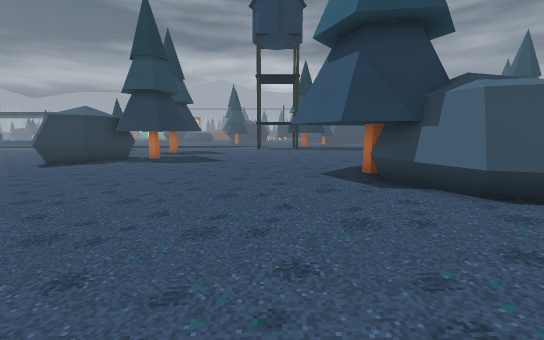
View 1 (above)

24 first-person views from a walk through a Godot game level. The camera is 1.2 m above the floor, tilts 8° down and sees 90° across. The floor is counted in squares, 1 m on a side. Each view is taken from the middle of a square. On the plan, view 1 faces up. The plan holds only what a view shows up to about 13 squares ahead; the rest is blank. The place goes on beyond the plan. Door leaves are left out where a doorway can be walked through. Some surface patterns are stand-ins.

View 2
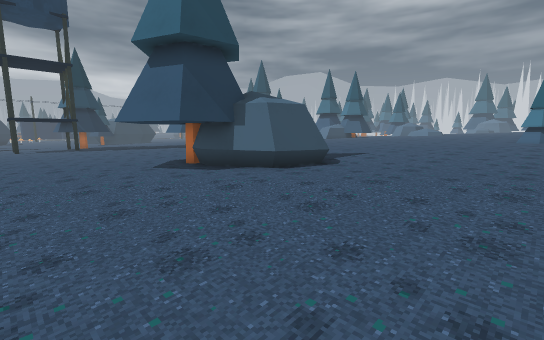

View 3
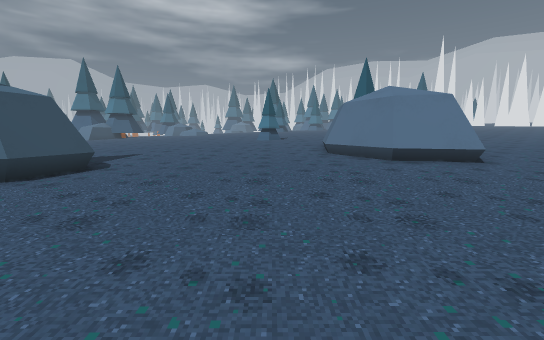

View 4
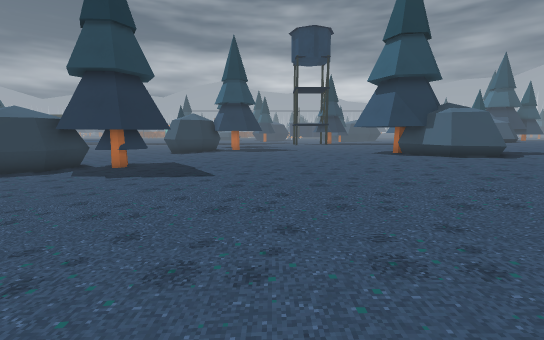

View 5
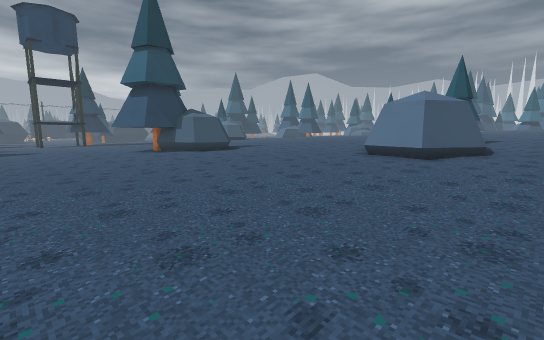

View 6
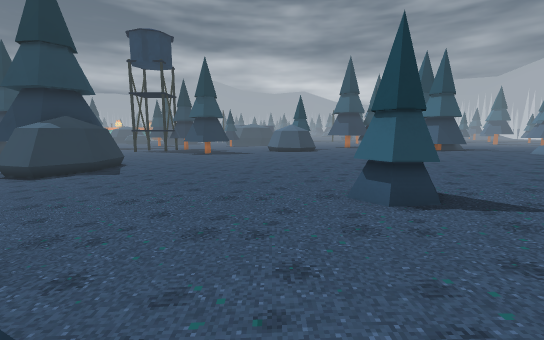

View 7
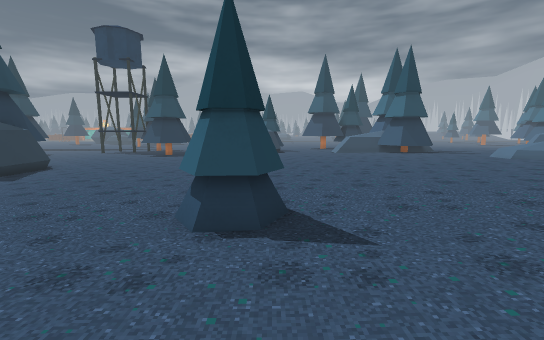

View 8
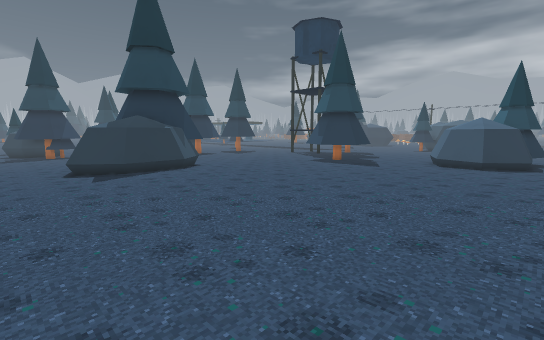

View 9
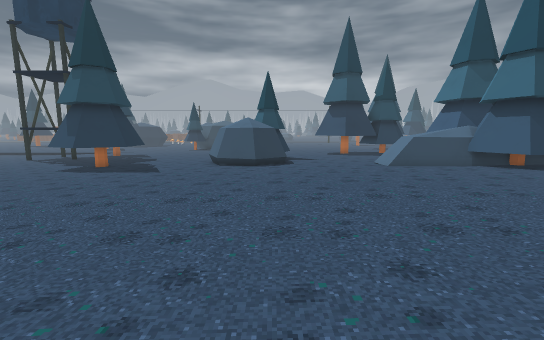

View 10
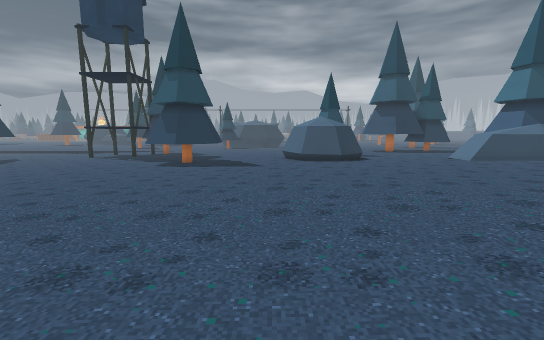

View 11
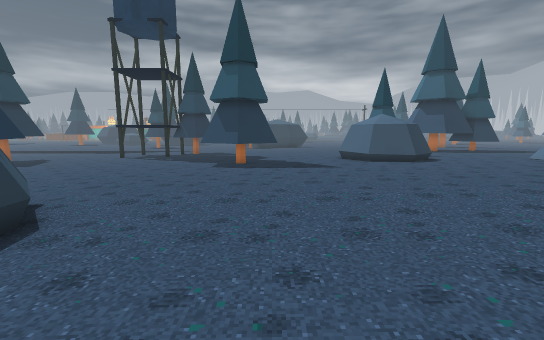

View 12
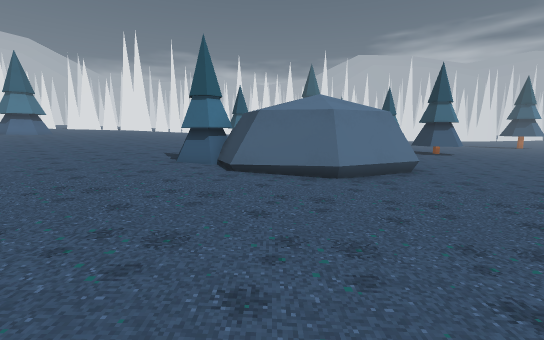

View 13
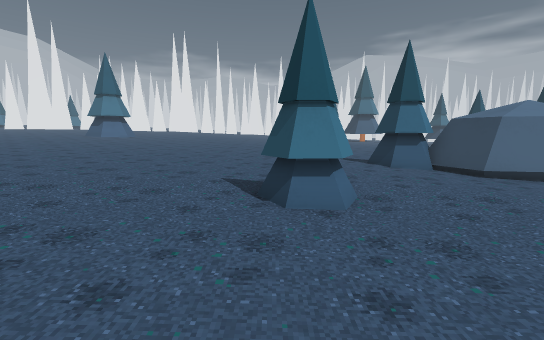

View 14
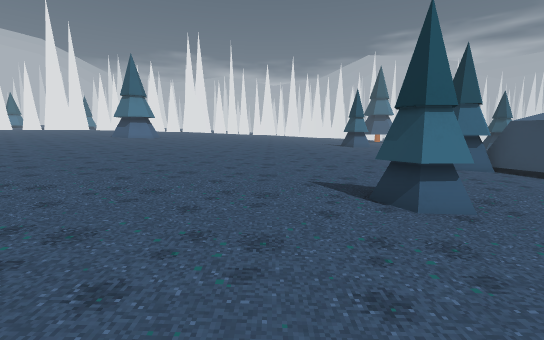

View 15
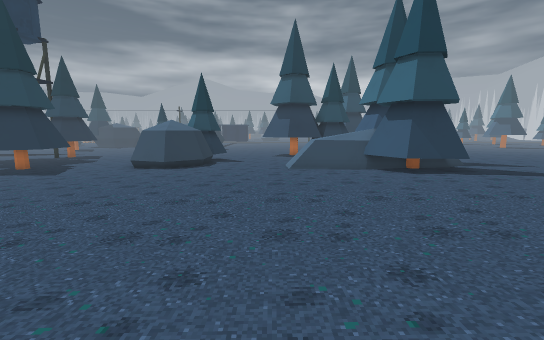

View 16
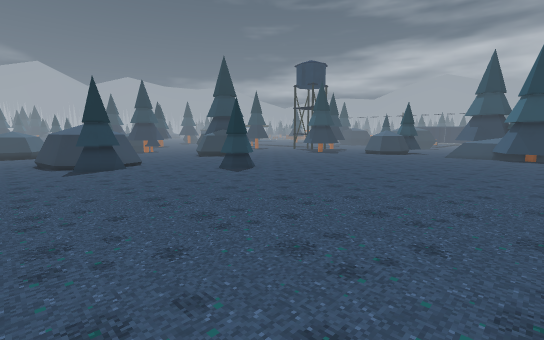

View 17
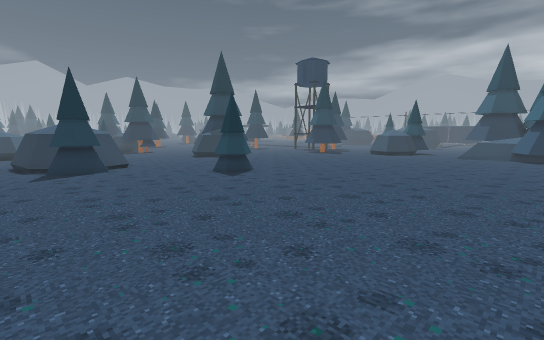

View 18
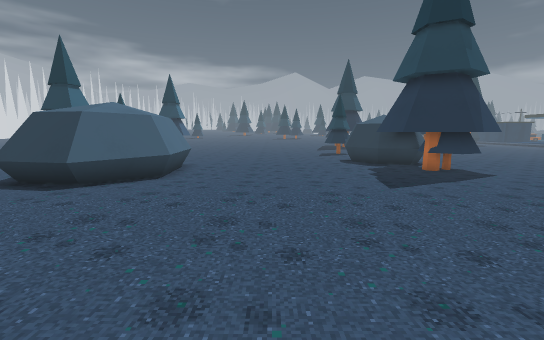

View 19
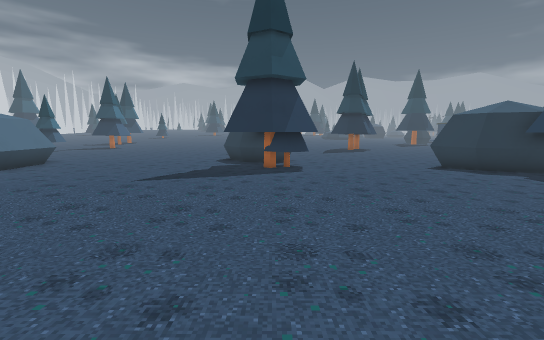

View 20
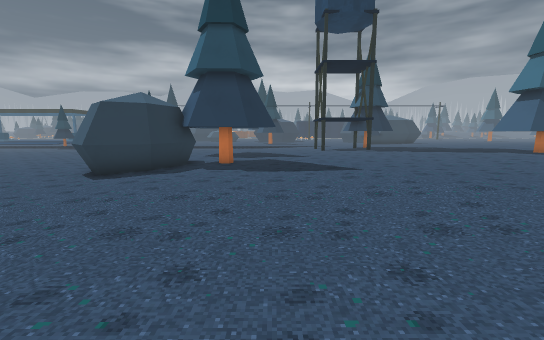

View 21
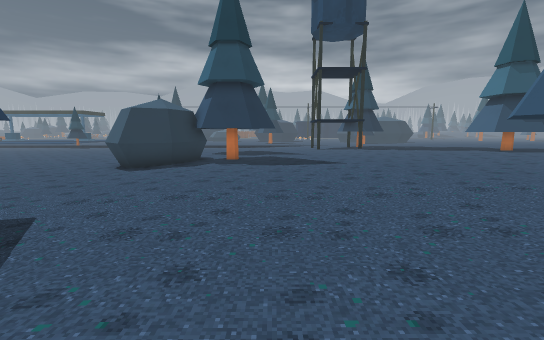

View 22
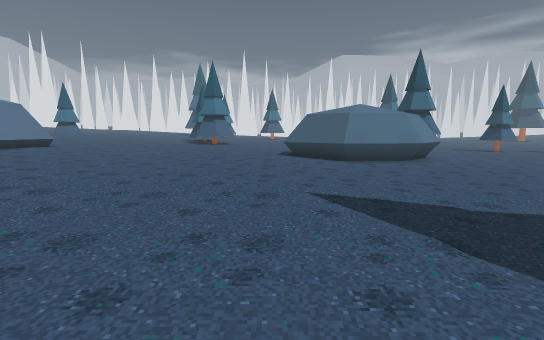

View 23
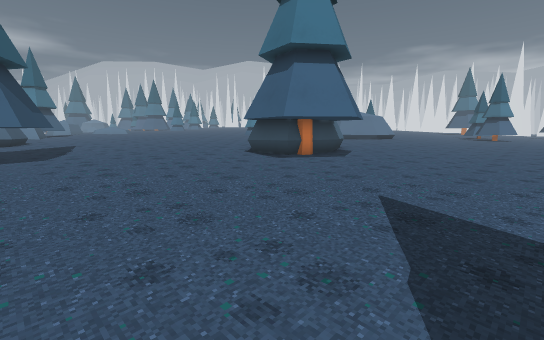

View 24
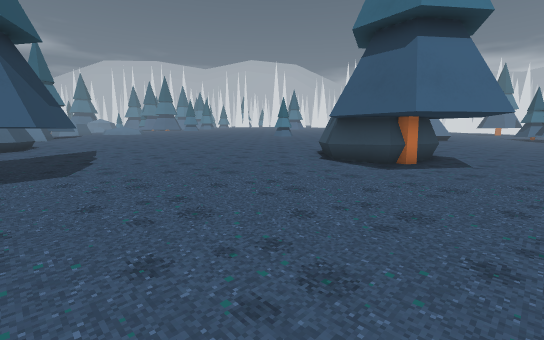

### Floor plan
Key: @ floor where view 1 was taken; # wall or solid block; . main floor; : floor 0.25 m higher than the main floor; - floor 0.25 m lower than the main floor; + floor 0.5 m higher than the main floor; * floor 0.75 m higher than the main floor; % floor 1 m higher than the main floor; & floor 1.25 m higher than the main floor; $ floor 1.5 m higher than the main floor; = window, fence, low wall or low ledge; ^ raised ledge; T thing the floor can be seen under or through.
Columns run from 13 left of view 1 to 27 right of it. Each row starts with its distance up from view 1.
 17          .......::::# TT:++####+++++   #
 16       ###.......::::#TT:++++=#+++++=^^^#
 15     ####........::::::::+++++++++++==^##
 14 -## #..........::::::::+++++++++++****##
 13 --###..........::::::::+++++++++******###
 12 ----.........:::::::::+++++++++**********
 11 ----........::::::::+++++++++************
 10 ----........:::####:++++++++*************
  9  ---........::#####:++++++++************
  8  ---........::### ##++++++++**********%%%
  7    #........::###  #+++++++*********%%%%%
  6  ####.......:::#####+++++++********%%%%%%
  5    ##.......::::####++++++********%%%%%%%
  4   ###.......:::::##+++++********%%%%%%%%%
  3 ####........:::::++++++*********%%%%%%%%%
  2 ...........:::::+++++++*********%%%%%%%%%
  1  .......::::::::+++++++********%%%%%%%%%%
  0  .......:::::@::+++++++******##%%%%%%%%&&
 -1  .......::::::::+++++++******##%%%%%%%&&&
 -2 ........::::::::+++++++*******%%%%%%%&&&&
 -3 ........:::::::++++++##=****%%%%%%%%&&&&&
 -4 ........:::::::++++######**%%%%%%%%%&&&&&
 -5 .....=..:::::::+++=#   ####%%%%%%%%&&&&&&
 -6 .######.:::::::+++##   ####%%%%%%%%&&&&&&
 -7 ##    ##:::::::++++#####***%%%%%%%&&&&&&&
 -8       ##: :::::+++++*******%%%%%%%&&&&&&&
 -9        # ::::::++++********%%%%%%%&&&&&&$

Where each view was taken, in squares from view 1:
view 1: 0 up, 0 right, facing up
view 2: 1 down, 2 left, facing up-right
view 3: 1 down, 2 left, facing right
view 4: 7 down, 4 left, facing up
view 5: 9 down, 4 left, facing up-right
view 6: 6 down, 14 right, facing up
view 7: 5 down, 17 right, facing up
view 8: 2 up, 18 right, facing up-left
view 9: 4 up, 17 right, facing up
view 10: 3 up, 13 right, facing up
view 11: 4 up, 10 right, facing up
view 12: 4 up, 10 right, facing down
view 13: 4 up, 17 right, facing down
view 14: 4 up, 19 right, facing down
view 15: 4 up, 21 right, facing up
view 16: 9 down, 27 right, facing up-left
view 17: 8 down, 26 right, facing up-left
view 18: 2 down, 1 right, facing left
view 19: 5 up, 2 right, facing left
view 20: 4 up, 5 left, facing up
view 21: 2 up, 5 left, facing up
view 22: 6 up, 5 left, facing down
view 23: 17 up, 4 left, facing down-right
view 24: 17 up, 0 right, facing down-right
